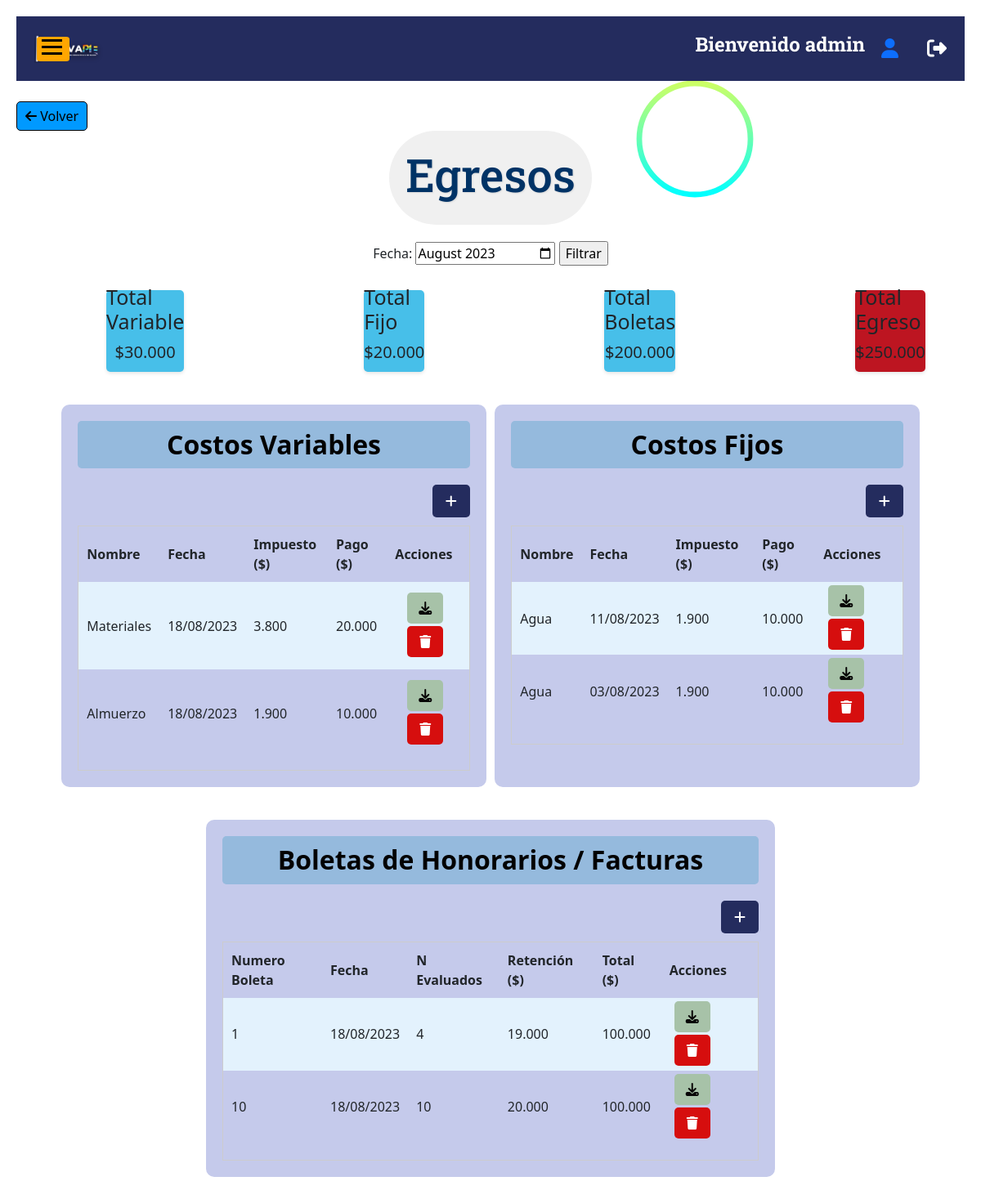
Screenshot of /ventas/egresosf/ (signed in) with the database file from the repository.
### index/models.py (models this page shows)
class Costos_variables(models.Model):
    numero = models.IntegerField(null=True)
    nombre = models.CharField(max_length=100)
    archivo = models.FileField(null=True)
    fecha = models.DateField()
    impuesto = models.IntegerField(null=True)
    total = models.IntegerField()

class Costos_fijos(models.Model):
    numero = models.IntegerField(null=True)
    nombre = models.CharField(max_length=100)
    archivo = models.FileField(null=True)
    fecha = models.DateField()
    impuesto = models.IntegerField(null=True)
    total = models.IntegerField()

class Boleta_Honorario(models.Model):
    numero = models.IntegerField(null=True)
    archivo = models.FileField(null=True)
    total = models.IntegerField()
    cantidad_evaluaciones = models.IntegerField(null=True)
    retencion = models.IntegerField(null=True)
    fecha = models.DateField()
    colaborador = models.ForeignKey(PerfilUsuario,on_delete=models.CASCADE)

### venta/views.py (the view)
# urls.py: path('egresosf/', views.egreso2, name='egresof'),
@login_required
@user_passes_test(lambda u: u.groups.filter(name='Administrador').exists())
def egreso2(request):
    colaboradores = PerfilUsuario.objects.all()
    totalboletas = 0
    totalfijo = 0
    totalvariable = 0
    totalegreso = 0
    if request.method == 'POST':
        fecha_str = request.POST.get('fecha')
    else:
        fecha_str = datetime.now().strftime('%Y-%m')
    fecha = datetime.strptime(fecha_str, "%Y-%m")
    boletas = Boleta_Honorario.objects.filter(Q(fecha__year=fecha.year) & Q(fecha__month=fecha.month))
    fijos = Costos_fijos.objects.filter(Q(fecha__year=fecha.year) & Q(fecha__month=fecha.month))
    variables = Costos_variables.objects.filter(Q(fecha__year=fecha.year) & Q(fecha__month=fecha.month))
    for b in boletas:
        totalboletas += b.total
    for f in fijos:
        totalfijo += f.total
    for v in variables:
        totalvariable += v.total
    totalegreso = totalboletas + totalfijo + totalvariable
    data = {
        "fecha_str" : fecha_str,
        "boletas" : boletas,
        "fijos" : fijos,
        "variables" : variables,
        "total_boletas" : totalboletas,
        "total_fijo" : totalfijo,
        "total_variable" : totalvariable,
        "total" : totalegreso,
        "colaboradores" : colaboradores,
    }
    return render(request, "venta/egresos2.html", data)

### index/templatetags/custom_filters.py (called while the page is built)
@register.filter(name='format_clp')
def format_clp(value):
    return "{:,}".format(value).replace(',', '.')

### venta/templates/venta/egresos2.html (shortened to what this page needs)
{% extends "index/base.html" %}
{% load static %}
{% load custom_filters %}
{% block content %}
<head>
    <link rel="stylesheet" href="{% static 'index/css/styleegreso.css' %}">
</head>
<body>
  <a class="back-button" href="{% url 'venta'%}"><i class="fas fa-arrow-left"></i> Volver</a>
    <div class="title-container">
        <h1>Egresos</h1>
    </div>
    <div class="monthpicker-container text-center">
        <form method="POST" action="{% url 'egresof' %}">
            <label for="fecha">Fecha:</label>
            <input type="month" id="fecha" name="fecha" value="{{ fecha_str }}">
            <input type="submit" value="Filtrar">
        </form>
    </div>
    <div class="totals-container">
        <div class="recuadrox">
            <h2>Total Variable</h2>
            <p>${{ total_variable|format_clp }}</p>
        </div>
        <div class="recuadrox">
          <h2>Total Fijo</h2>
          <p>${{ total_fijo|format_clp }}</p>
        </div>
        <div class="recuadrox">
            <h2>Total Boletas</h2>
            <p>${{ total_boletas|format_clp }}</p>
        </div>
        <div class="recuadrox red" style="background-color: #BD1521;">
          <h2>Total Egreso</h2>
          <p>${{ total|format_clp }}</p>
      </div>
    </div>
    <div class="flex-container">
        <div class="contenidoreg">
            <h2 class="form-register">Costos Variables</h2>
                <div class="search-container">
                    <div class="center-button">
                        <a id="agregar-variable" class="botonagregar boton-agregar" href="#"><i class="fas fa-plus"></i></a>
                    </div>
                </div>
                <div class="scrollable-table">
                  <table id="tabla-pagos" class="cliente-table">
                        <th class="cliente-column">Nombre</th>
                        <th class="cliente-column">Fecha</th>
                        <th class="cliente-column">Impuesto ($)</th>
                        <th class="cliente-column">Pago ($)</th>
                        <th class="cliente-column">Acciones</th>
                    {% for variables in variables %}
                      <tr class="cliente-row">
                          <td class="cliente-column" id="pago-total">{{ variables.nombre }}</td>
                          <td class="cliente-column">{{ variables.fecha|date:"d/m/Y" }}</td>
                          <td class="cliente-column">{{ variables.impuesto|format_clp }}</td>
                          <td class="cliente-column" id="pago-total">{{ variables.total|format_clp }}</td>
                          <td class="cliente-column">
                             <a href="{% url 'descargar_archivo_costo_variable' variables.id %}" class="accion-button descargar-button"><i class="fas fa-download"></i></a>
                             <a style="color: white; background-color: #d60e0e;" href="{% url 'eliminar_variable' variables.id %}" data-id="{{ variables.id }}" id="eliminar-btn-{{ variables.id }}" class="eliminar-button"><i class="fas fa-trash"></i></a>
                          </td>
                      </tr>
                    {% endfor %}
                </table>
              </div>
            </div>
        <div class="contenidoreg">
            <h2 class="form-register">Costos Fijos</h2>
            <div class="search-container">
                <div class="center-button">
                    <a id="agregar-fijo" class="botonagregar boton-agregar" href="#"><i class="fas fa-plus"></i></a>
                </div>
            </div>
            <div class="scrollable-table">
              <table id="tabla-pagos" class="cliente-table">
                        <th class="cliente-column">Nombre</th>
                        <th class="cliente-column">Fecha</th>
                        <th class="cliente-column">Impuesto ($)</th>
                        <th class="cliente-column">Pago ($)</th>
                        <th class="cliente-column">Acciones</th>
                    {% for fijos in fijos %}
                    <tr class="cliente-row">
                        <td class="cliente-column" id="pago-total">{{ fijos.nombre }}</td>
                        <td class="cliente-column">{{ fijos.fecha|date:"d/m/Y" }}</td>
                        <td class="cliente-column">{{ fijos.impuesto|format_clp }}</td>
                        <td class="cliente-column" id="pago-total">{{ fijos.total|format_clp }}</td>
                        <td>
                          <a href="{% url 'descargar_archivo_costo_fijo' fijos.id %}" class="accion-button descargar-button"><i class="fas fa-download"></i></a>
                          <a style="color: white; background-color: #d60e0e;" href="{% url 'eliminar_fijo' fijos.id %}" data-id="{{ fijos.id }}" id="eliminar-btn-{{ fijos.id }}" class="eliminar-button"><i class="fas fa-trash"></i></a>
                        </td>
                    </tr>
                    {% endfor %}
                </table>
              </div>
            </div>
        </div>
        <div class="contenidoregist">
            <h2 class="form-register">Boletas de Honorarios / Facturas</h2>
            <div class="search-container">
                <div class="center-button">
                    <a id="agregar-boleta" class="botonagregar boton-agregar" href="#"><i class="fas fa-plus"></i></a>
                </div>
            </div>
            <div class="scrollable-table">
              <table id="tabla-pagos" class="cliente-table">
                        <th class="cliente-column">Numero Boleta</th>
                        <th class="cliente-column">Fecha</th>
                        <th class="cliente-column">N Evaluados</th>
                        <th class="cliente-column">Retención ($)</th>
                        <th class="cliente-column">Total ($)</th>
                        <th class="cliente-column">Acciones</th>
                    {% for boletas in boletas %}
                    <tr class="cliente-row">
                      <td class="cliente-column">{{ boletas.numero }}</td>
                      <td class="cliente-column">{{ boletas.fecha|date:"d/m/Y" }}</td>
                      <td class="cliente-column">{{ boletas.cantidad_evaluaciones }}</td>
                      <td class="cliente-column">{{ boletas.retencion|format_clp }}</td>
                      <td class="cliente-column" id="factura-total">{{ boletas.total|format_clp }}</td>
                      <td>
                        <a href="{% url 'descargar_boleta_honorario' boletas.id %}" class="accion-button descargar-button"><i class="fas fa-download"></i></a>
                        <a style="color: white; background-color: #d60e0e;" href="{% url 'eliminar_boleta' boletas.id %}" data-id="{{ boletas.id }}" id="eliminar-btn-{{ boletas.id }}" class="eliminar-button"><i class="fas fa-trash"></i></a>
                      </td>
                    </tr>
                    {% endfor %}
                </table>
              </div>
            </div>
        </div>
</body>
{% endblock %}

### index/templates/index/base.html (shortened to what this page needs)
<!DOCTYPE html>
<html>
<head>
    {% load static %}
    <link rel="stylesheet" href="{% static 'index/css/bootstrap.min.css' %}">
    <link href="{% static 'index/css/styles.css' %}" rel="stylesheet">
</head>
<body>
    <div id="content" class="content">
        <header class="header">
            <div class="container">
                <div class="row align-items-center">
                    <div class="col-md-6">
                        <div class="logo">
                            <a title="InnovaPIE" href="{% url 'home' %}">
                                <img src="{% static 'index/img/main_logo.png' %}" alt="InnovaPIE" />
                            </a>
                        </div>
                    </div>
                    <div class="col-md-6">
                        <div class="header-info">
                            <h1 class="title">Bienvenido {{ user.username }}</h1>
                            <div class="user-icon">
                                <a href="{% url 'perfilusuario' %}" title="Perfil del usuario">
                                    <i class="fas fa-user"></i>
                                </a>
                            </div>
                            <div class="logout-icon">
                                <a href="{% url 'logout' %}" title="Cerrar sesión">
                                    <i class="fas fa-sign-out-alt"></i>
                                </a>
                            </div>
                        </div>
                    </div>
                </div>
            </div>
        </header>
        {% block content %}
        {% endblock %}
    <button id="toggle-button" class="toggle-button" onclick="toggleNavbar()">
        <span></span>
        <span></span>
        <span></span>
    </button>
</body>
</html>

### index/static/index/css/styles.css (style rules this page uses)
.header { background-color: #242c5e; padding: 20px 0; }
.logo img { width: 100px; height: auto; }
.title { color: #fff; font-size: 24px; font-weight: bold; margin-bottom: 10px; }
body { overflow-x: hidden; }
.content { padding: 20px; transition: margin-left 0.3s ease; }
.toggle-button { position: fixed; top: 45px; left: 45px; z-index: 200; width: 40px; height: 30px; background-color: rgb(255, 166, 0);; border: none; border-radius: 10%; cursor: pointer; }
.toggle-button span { display: block; width: 25px; height: 3px; background-color: #000000; margin-bottom: 5px; transition: background-color 0.3s ease; }
.logout-icon { margin-left: 15px; font-size: 24px; }
.logout-icon a { color: #fff; }

### index/static/index/css/styleegreso.css (style rules this page uses)
body { background-color: linear-gradient(to right, #ffffff, #aaabb1 ,#b6b7c4); background-attachment: fixed; background-size: cover; padding-bottom: 50px; }
.title-container { display: flex; justify-content: center; align-items: center; height: auto; width: fit-content; padding: 20px; margin: auto; background-color: #F0F0F0; border-radius: 500px; }
h1 { font-family: 'Roboto Slab', serif; font-size: 3.5em; color: #003366; text-align: center; text-shadow: 1px 1px 2px rgba(0, 0, 0, 0.1); }
.flex-container { display: flex; justify-content: space-between; padding: 0 50px; }
.contenidoreg { width: 49%; max-width: 2000px; margin: 20px auto; background-color: #c5caeb; border-radius: 10px; padding: 20px; }
.contenidoregist { width: 60%; max-width: 2000px; margin: 20px auto; background-color: #c5caeb; border-radius: 10px; padding: 20px; }
.form-register { text-align: center; color: #020101; background-color: #95badd; padding: 10px; font-weight: bold; border-radius: 5px; margin-bottom: 20px; }
.cliente-table { width: 100%; border-collapse: collapse; margin-bottom: 20px; }
.cliente-column { padding: 10px; }
.cliente-row:nth-child(even) { background-color: #e3f2fd; }
.botonagregar { background-color: #242c5e; color: #fff; padding: 8px 16px; border-radius: 5px; text-decoration: none; }
.center-button { display: flex; align-items: center; }
.search-container { display: flex; align-items: center; justify-content: space-between; margin-bottom: 10px; }
.monthpicker-container { display: flex; justify-content: center; align-items: center; flex-direction: column; margin: 20px 0; }
.accion-button, .descargar-button, .rechazar-button { background-color: #a7c2a8; color: #070505; padding: 7px 14px; border: none; border-radius: 5px; cursor: pointer; margin-right: 5px; margin-left: 15px; margin-bottom: 3px; margin-top: 3px; display: inline-block; width: auto; height: auto; }
.title-container { margin-top: 0px; }
.scrollable-table { overflow-y: auto; max-height: 300px; border: 1px solid #ccc; }
.back-button { display: inline-block; margin-right: 10px; padding: 5px 10px; background-color: #0099ff; color: #000000; border: 1px solid #000000; border-radius: 5px; text-decoration: none; font-size: 16px; transition: background-color 0.3s ease; margin-top: 25px; }

### index/templates/index/base.html (style rules this page uses)
.header-info { display: flex; align-items: center; justify-content: flex-end; gap: 20px; }
.user-icon { font-size: 24px; }

### venta/templates/venta/egresos2.html (style rules this page uses)
.totals-container { display: flex; justify-content: space-around; margin-bottom: 20px; }
.recuadrox { display: flex; flex-direction: column; align-items: center; justify-content: center; width: 250px; height: 100px; border-radius: 5px; background-color: #47BFE9; box-shadow: 0 2px 4px rgba(0, 0, 0, 0.1); margin-top: 10px; margin-right: 110px; margin-left: 110px; }
.recuadrox p { font-size: 20px; }
.recuadrox h2 { font-size: 25px; }
.eliminar-button { background-color: #a7c2a8; color: #070505; padding: 7px 15px; border: none; border-radius: 5px; cursor: pointer; margin-right: 5px; margin-left: 15px; margin-bottom: 5px; display: inline-block; width: auto; height: auto; }

### rows the page displays
Costos_variables: nombre "Materiales", fecha "18/08/2023", impuesto "3.800", total "20.000"
Costos_variables: nombre "Almuerzo", fecha "18/08/2023", impuesto "1.900", total "10.000"
Costos_fijos: nombre "Agua", fecha "11/08/2023", impuesto "1.900", total "10.000"
Costos_fijos: nombre "Agua", fecha "03/08/2023", impuesto "1.900", total "10.000"
Boleta_Honorario: numero "1", fecha "18/08/2023", cantidad_evaluaciones "4", retencion "19.000", total "100.000"
Boleta_Honorario: numero "10", fecha "18/08/2023", cantidad_evaluaciones "10", retencion "20.000", total "100.000"

### other values shown
{{ user.username }} "admin"
{{ total_variable|format_clp }} "30.000"
{{ total_fijo|format_clp }} "20.000"
{{ total_boletas|format_clp }} "200.000"
{{ total|format_clp }} "250.000"
